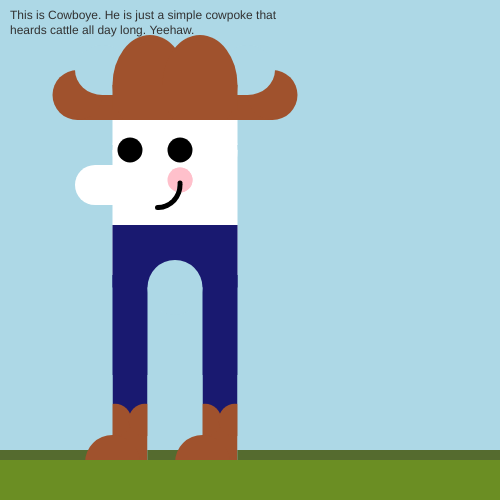
Frame 1 (no input)
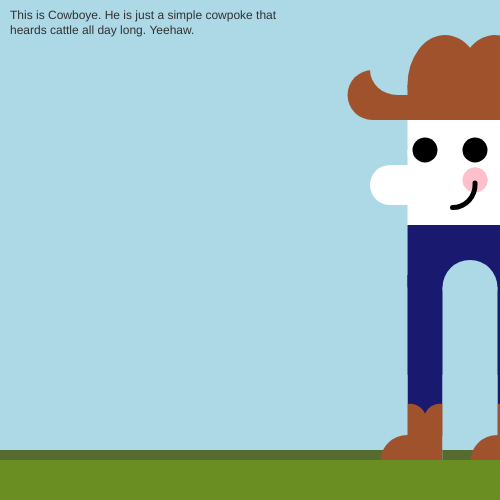
Frame 60 (no input)
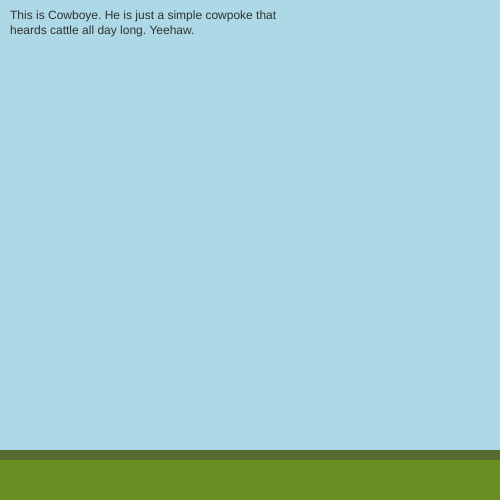
Frame 120 (the mouse pressed at the canvas centre since frame 60)

The p5.js sketch that drew these frames (run headless with seeded random() and noise() and a simulated clock; from frame 60 on, the mouse is pressed at the canvas centre):

// p5.js sketch
// ── sketch.js
var x = 0;

function setup() {
  createCanvas(500, 500);
}

function draw() {
  //Background
  background('lightBlue');
  noStroke();
  //groundback (appears behind avatar)
  fill('darkOliveGreen');
  rect(0, 450, 500, 45);

  //textbox
  let s = 'This is Cowboye. He is just a simple cowpoke that heards cattle all day long. Yeehaw.';
  fill(50);
  text(s, 10, 10, 300, 100); // Text wraps within text box

//animated avatar
  push();
  translate(x, 0);
  scale(.5);
  avatar();
  x = x + 5;
  if (x > width) {
    x = -400;
  }
  pop();

  //groundfront (appears in front of avatar)
  fill('oliveDrab');
  rect(0, 460, 500, 40);

}

//https://wallgrenmegan.github.io/CTK302/p5/Unit2/anim2/

// ── avatar.js
function avatar() {
  //body
  fill('white');
  rect(225, 300, 250, 250);


  //head
  fill(255);
  ellipse(350, 300, 250, 250);


  //pants
  fill('midnightBlue');
  rect(225, 450, 250, 125);
  fill('midnightBlue');
  rect(225, 550, 70, 300);
  fill('midnightBlue');
  rect(405, 550, 70, 300);

  //leg circle
  fill('lightBlue');
  ellipse(350, 575, 110, 110);



  //Shoe details

  fill('sienna');
  rect(225, 840, 70, 80);

  fill('sienna');
  rect(405, 840, 70, 80);

  fill('sienna');
  ellipse(230, 840, 65, 65);

  fill('sienna');
  ellipse(290, 840, 65, 65);

  fill('sienna');
  ellipse(410, 840, 65, 65);

  fill('sienna');
  ellipse(470, 840, 65, 65);

  //leg boxes
  fill('lightBlue');
  rect(295, 750, 110, 170);

  fill('lightBlue');
  rect(0, 750, 225, 170);

  fill('lightBlue');
  rect(475, 750, 225, 170);

//grass
  fill('darkOliveGreen');
rect(295, 900, 110, 90);

 fill('darkOliveGreen');
rect(0, 900, 225, 90);

   fill('darkOliveGreen');
rect(475, 900, 225, 90);

  //Shoes
  fill('sienna');
  ellipse(225, 925, 110, 110);

  fill('sienna');
  ellipse(405, 925, 110, 110);

  //soles

  fill('sienna');
  rect(170, 920, 125, 10);

  fill('sienna');
  rect(350, 920, 125, 10);

  fill('oliveDrab');
  triangle(225, 930, 260, 920, 260, 930);
  fill('oliveDrab');
  triangle(405, 930, 440, 920, 440, 930);

  //cowboye hat
  fill('sienna');
  rect(155, 190, 390, 50);
  fill('sienna');
  ellipse(155, 190, 100, 100);
  fill('lightBlue');
  ellipse(205, 140, 110, 100);
  fill('sienna');
  ellipse(545, 190, 100, 100);
  fill('lightBlue');
  ellipse(495, 140, 110, 100);

  fill('sienna');
  ellipse(300, 170, 150, 200);
  fill('sienna');
  ellipse(400, 170, 150, 200);
  fill('sienna');
  rect(225, 170, 250, 50);
  fill('white');
  rect(225, 240, 250, 50);

  //nose
  fill('pink');
  ellipse(360, 360, 50, 50);
  fill('black');
  arc(315, 370, 100, 100, 245, HALF_PI);
  fill('white');
  rect(190, 330, 120, 80);
  fill('white');
  ellipse(190, 370, 80, 80);
  fill('white');
  ellipse(315, 370, 80, 80);
  blendMode(DARKEST);
  fill('pink');
  ellipse(360, 360, 50, 50);
  blendMode(BLEND);
  fill('black');
  ellipse(360, 366, 10, 10);
  fill('black');
  ellipse(315, 415, 10, 10);


  if (mouseIsPressed) {
    //eyez
    fill('black');
    rect(235, 300, 50, 10);
    fill('black');
    rect(335, 300, 50, 10);
  } else {
    //eyez
    fill('black');
    ellipse(260, 300, 50, 50);
    fill('black');
    ellipse(360, 300, 50, 50);
  }
}
